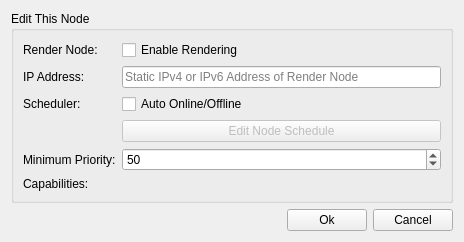
<?xml version="1.0" encoding="UTF-8"?>
<ui version="4.0">
 <class>nodeEditorDialog</class>
 <widget class="QDialog" name="nodeEditorDialog">
  <property name="geometry">
   <rect>
    <x>0</x>
    <y>0</y>
    <width>464</width>
    <height>228</height>
   </rect>
  </property>
  <property name="sizePolicy">
   <sizepolicy hsizetype="Minimum" vsizetype="Minimum">
    <horstretch>0</horstretch>
    <verstretch>0</verstretch>
   </sizepolicy>
  </property>
  <property name="windowTitle">
   <string>Dialog</string>
  </property>
  <layout class="QFormLayout" name="formLayout_2">
   <property name="fieldGrowthPolicy">
    <enum>QFormLayout::AllNonFixedFieldsGrow</enum>
   </property>
   <item row="0" column="0" colspan="2">
    <widget class="QGroupBox" name="editorGroup">
     <property name="sizePolicy">
      <sizepolicy hsizetype="Expanding" vsizetype="Expanding">
       <horstretch>1</horstretch>
       <verstretch>0</verstretch>
      </sizepolicy>
     </property>
     <property name="title">
      <string>Edit This Node</string>
     </property>
     <layout class="QFormLayout" name="formLayout_3">
      <property name="fieldGrowthPolicy">
       <enum>QFormLayout::AllNonFixedFieldsGrow</enum>
      </property>
      <item row="2" column="0">
       <widget class="QLabel" name="schedulerLabel">
        <property name="text">
         <string>Scheduler:</string>
        </property>
       </widget>
      </item>
      <item row="2" column="1">
       <widget class="QCheckBox" name="schedCheckBox">
        <property name="text">
         <string>Auto Online/Offline</string>
        </property>
       </widget>
      </item>
      <item row="6" column="0">
       <widget class="QLabel" name="compLabel">
        <property name="text">
         <string>Capabilities:</string>
        </property>
       </widget>
      </item>
      <item row="6" column="1">
       <layout class="QGridLayout" name="compGrid"/>
      </item>
      <item row="5" column="1">
       <widget class="QSpinBox" name="minPrioritySpinbox">
        <property name="minimum">
         <number>1</number>
        </property>
        <property name="maximum">
         <number>9999999</number>
        </property>
        <property name="value">
         <number>50</number>
        </property>
       </widget>
      </item>
      <item row="5" column="0">
       <widget class="QLabel" name="minPriorityLabel">
        <property name="text">
         <string>Minimum Priority:</string>
        </property>
       </widget>
      </item>
      <item row="4" column="1">
       <widget class="QPushButton" name="schedulerEditButton">
        <property name="enabled">
         <bool>false</bool>
        </property>
        <property name="text">
         <string>Edit Node Schedule</string>
        </property>
       </widget>
      </item>
      <item row="0" column="0">
       <widget class="QLabel" name="renderNodeLabel">
        <property name="text">
         <string>Render Node:</string>
        </property>
       </widget>
      </item>
      <item row="0" column="1">
       <widget class="QCheckBox" name="renderNodeCheckBox">
        <property name="text">
         <string>Enable Rendering</string>
        </property>
       </widget>
      </item>
      <item row="1" column="0">
       <widget class="QLabel" name="ipLabel">
        <property name="text">
         <string>IP Address:</string>
        </property>
       </widget>
      </item>
      <item row="1" column="1">
       <widget class="QLineEdit" name="ipLineEdit">
        <property name="maxLength">
         <number>39</number>
        </property>
        <property name="placeholderText">
         <string>Static IPv4 or IPv6 Address of Render Node</string>
        </property>
       </widget>
      </item>
     </layout>
    </widget>
   </item>
   <item row="1" column="0" colspan="2">
    <layout class="QHBoxLayout" name="buttonsLayout">
     <item>
      <spacer name="horizontalSpacer">
       <property name="orientation">
        <enum>Qt::Horizontal</enum>
       </property>
       <property name="sizeHint" stdset="0">
        <size>
         <width>40</width>
         <height>20</height>
        </size>
       </property>
      </spacer>
     </item>
     <item>
      <widget class="QPushButton" name="okButton">
       <property name="text">
        <string>Ok</string>
       </property>
      </widget>
     </item>
     <item>
      <widget class="QPushButton" name="cancelButton">
       <property name="text">
        <string>Cancel</string>
       </property>
      </widget>
     </item>
    </layout>
   </item>
  </layout>
 </widget>
 <tabstops>
  <tabstop>schedCheckBox</tabstop>
  <tabstop>okButton</tabstop>
  <tabstop>cancelButton</tabstop>
 </tabstops>
 <resources/>
 <connections/>
</ui>
